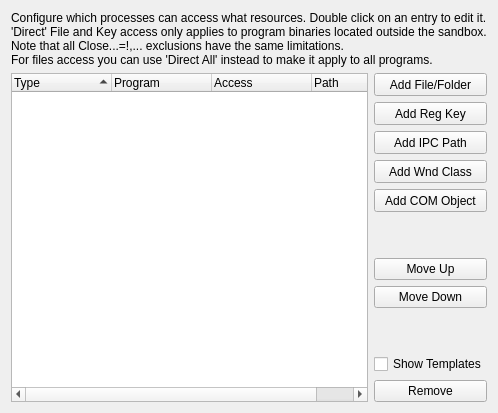
       <widget class="QWidget" name="tabAccess">
        <attribute name="title">
         <string>Resource Access</string>
        </attribute>
        <layout class="QGridLayout" name="gridLayout_11">
         <item row="0" column="0">
          <layout class="QGridLayout" name="gridLayout_7">
           <item row="1" column="0" rowspan="11">
            <widget class="QTreeWidget" name="treeAccess">
             <property name="sortingEnabled">
              <bool>true</bool>
             </property>
             <column>
              <property name="text">
               <string>Type</string>
              </property>
             </column>
             <column>
              <property name="text">
               <string>Program</string>
              </property>
             </column>
             <column>
              <property name="text">
               <string>Access</string>
              </property>
             </column>
             <column>
              <property name="text">
               <string>Path</string>
              </property>
             </column>
            </widget>
           </item>
           <item row="2" column="1">
            <widget class="QToolButton" name="btnAddKey">
             <property name="sizePolicy">
              <sizepolicy hsizetype="Preferred" vsizetype="Fixed">
               <horstretch>0</horstretch>
               <verstretch>0</verstretch>
              </sizepolicy>
             </property>
             <property name="minimumSize">
              <size>
               <width>0</width>
               <height>23</height>
              </size>
             </property>
             <property name="text">
              <string>Add Reg Key</string>
             </property>
            </widget>
           </item>
           <item row="1" column="1">
            <widget class="QToolButton" name="btnAddFile">
             <property name="sizePolicy">
              <sizepolicy hsizetype="Preferred" vsizetype="Fixed">
               <horstretch>0</horstretch>
               <verstretch>0</verstretch>
              </sizepolicy>
             </property>
             <property name="minimumSize">
              <size>
               <width>0</width>
               <height>23</height>
              </size>
             </property>
             <property name="text">
              <string>Add File/Folder</string>
             </property>
            </widget>
           </item>
           <item row="11" column="1">
            <widget class="QPushButton" name="btnDelAccess">
             <property name="text">
              <string>Remove</string>
             </property>
            </widget>
           </item>
           <item row="4" column="1">
            <widget class="QToolButton" name="btnAddWnd">
             <property name="sizePolicy">
              <sizepolicy hsizetype="Preferred" vsizetype="Fixed">
               <horstretch>0</horstretch>
               <verstretch>0</verstretch>
              </sizepolicy>
             </property>
             <property name="minimumSize">
              <size>
               <width>0</width>
               <height>23</height>
              </size>
             </property>
             <property name="text">
              <string>Add Wnd Class</string>
             </property>
            </widget>
           </item>
           <item row="5" column="1">
            <widget class="QToolButton" name="btnAddCOM">
             <property name="sizePolicy">
              <sizepolicy hsizetype="Preferred" vsizetype="Fixed">
               <horstretch>0</horstretch>
               <verstretch>0</verstretch>
              </sizepolicy>
             </property>
             <property name="minimumSize">
              <size>
               <width>0</width>
               <height>23</height>
              </size>
             </property>
             <property name="text">
              <string>Add COM Object</string>
             </property>
            </widget>
           </item>
           <item row="3" column="1">
            <widget class="QToolButton" name="btnAddIPC">
             <property name="sizePolicy">
              <sizepolicy hsizetype="Preferred" vsizetype="Fixed">
               <horstretch>0</horstretch>
               <verstretch>0</verstretch>
              </sizepolicy>
             </property>
             <property name="minimumSize">
              <size>
               <width>0</width>
               <height>23</height>
              </size>
             </property>
             <property name="text">
              <string>Add IPC Path</string>
             </property>
            </widget>
           </item>
           <item row="6" column="1">
            <spacer name="verticalSpacer_10">
             <property name="orientation">
              <enum>Qt::Vertical</enum>
             </property>
             <property name="sizeHint" stdset="0">
              <size>
               <width>20</width>
               <height>40</height>
              </size>
             </property>
            </spacer>
           </item>
           <item row="7" column="1">
            <widget class="QPushButton" name="btnMoveUp">
             <property name="text">
              <string>Move Up</string>
             </property>
            </widget>
           </item>
           <item row="8" column="1">
            <widget class="QPushButton" name="btnMoveDown">
             <property name="text">
              <string>Move Down</string>
             </property>
            </widget>
           </item>
           <item row="9" column="1">
            <spacer name="verticalSpacer_11">
             <property name="orientation">
              <enum>Qt::Vertical</enum>
             </property>
             <property name="sizeHint" stdset="0">
              <size>
               <width>20</width>
               <height>40</height>
              </size>
             </property>
            </spacer>
           </item>
           <item row="10" column="1">
            <widget class="QCheckBox" name="chkShowAccessTmpl">
             <property name="text">
              <string>Show Templates</string>
             </property>
            </widget>
           </item>
           <item row="0" column="0" colspan="2">
            <widget class="QLabel" name="lblResources">
             <property name="text">
              <string>Configure which processes can access what resources. Double click on an entry to edit it.
'Direct' File and Key access only applies to program binaries located outside the sandbox.
Note that all Close...=!&lt;program&gt;,... exclusions have the same limitations.
For files access you can use 'Direct All' instead to make it apply to all programs.</string>
             </property>
            </widget>
           </item>
          </layout>
         </item>
        </layout>
       </widget>
